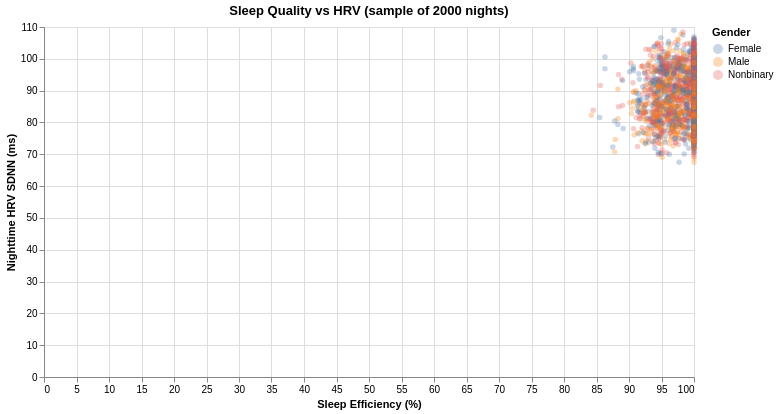

The notebook cell saved with this chart:
### Markdown cell above
### 7) Visual: sleep efficiency vs nightly HRV (sample of joined data)

### Code cell
sample = (
    joined
    .select(["sleep_efficiency", "night_mean_sdnn", "occupation", "gender"])
    .collect(engine="streaming")
    .sample(n=2000, shuffle=True)
)

alt.Chart(sample).mark_circle(opacity=0.3, size=30).encode(
    x=alt.X("sleep_efficiency:Q", title="Sleep Efficiency (%)"),
    y=alt.Y("night_mean_sdnn:Q", title="Nighttime HRV SDNN (ms)"),
    color=alt.Color("gender:N", legend=alt.Legend(title="Gender")),
    tooltip=["occupation", "gender", "sleep_efficiency", "night_mean_sdnn"],
).properties(width=650, height=350, title="Sleep Quality vs HRV (sample of 2000 nights)")

### Figure 1 — Vega-Lite specification as saved in the notebook (floating-point values rounded to 4 significant figures; data arrays with more than 128 entries replaced by an {"elided": "..."} marker saying what was removed)
{"config": {"view": {"continuousWidth": 300, "continuousHeight": 300}}, "data": {"name": "data-d1ef03867e8ba8982d4cb3f658e7b020"}, "mark": {"type": "circle", "opacity": 0.3, "size": 30}, "encoding": {"color": {"field": "gender", "legend": {"title": "Gender"}, "type": "nominal"}, "tooltip": [{"field": "occupation", "type": "nominal"}, {"field": "gender", "type": "nominal"}, {"field": "sleep_efficiency", "type": "quantitative"}, {"field": "night_mean_sdnn", "type": "quantitative"}], "x": {"field": "sleep_efficiency", "title": "Sleep Efficiency (%)", "type": "quantitative"}, "y": {"field": "night_mean_sdnn", "title": "Nighttime HRV SDNN (ms)", "type": "quantitative"}}, "height": 350, "title": "Sleep Quality vs HRV (sample of 2000 nights)", "width": 650, "$schema": "https://vega.github.io/schema/vega-lite/v6.1.0.json", "datasets": {"data-d1ef03867e8ba8982d4cb3f658e7b020": {"elided": "2000 records"}}}
